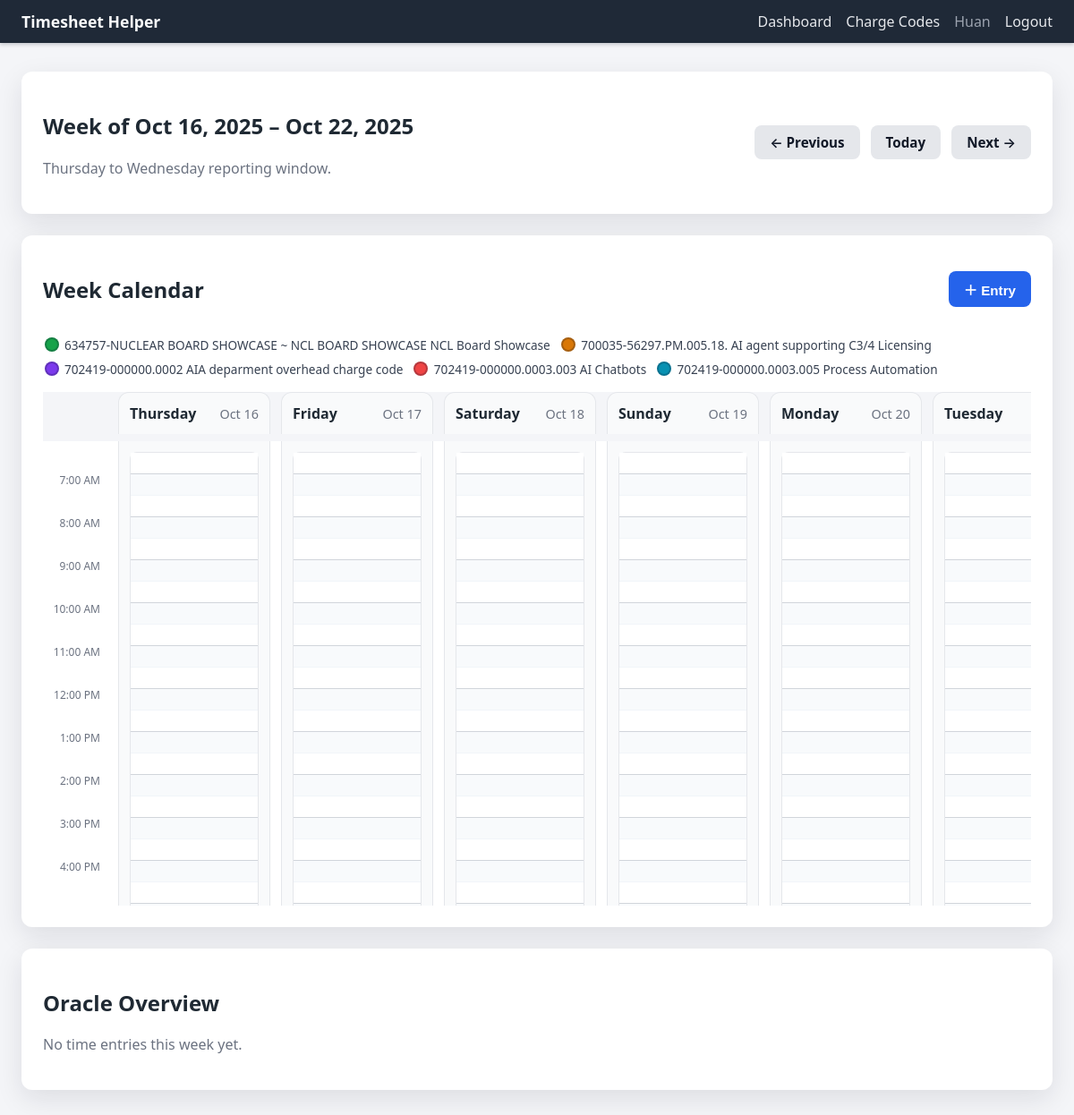
The app's page /dashboard?date=2025-10-16 (signed in) with its own data.
### tables this page shows
CREATE TABLE users (
                id INTEGER PRIMARY KEY AUTOINCREMENT,
                email TEXT UNIQUE NOT NULL,
                name TEXT NOT NULL,
                password_hash TEXT NOT NULL,
                created_at TEXT NOT NULL
            );

CREATE TABLE charge_codes (
                id INTEGER PRIMARY KEY AUTOINCREMENT,
                user_id INTEGER NOT NULL,
                project_number TEXT NOT NULL,
                task_number TEXT NOT NULL,
                description TEXT NOT NULL DEFAULT '', is_active INTEGER NOT NULL DEFAULT 1,
                UNIQUE(user_id, project_number, task_number),
                FOREIGN KEY(user_id) REFERENCES users(id) ON DELETE CASCADE
            );

### app.py (the view)
    @app.route("/dashboard")
    def dashboard():
        if g.user is None:
            return redirect(url_for("login"))
        anchor = request.args.get("date")
        try:
            anchor_date = datetime.strptime(anchor, "%Y-%m-%d").date() if anchor else date.today()
        except ValueError:
            anchor_date = date.today()
        week_start, week_end = calculate_week_bounds(anchor_date)
        entries = fetch_time_entries(g.user["id"], week_start, week_end)
        raw_codes = list_charge_codes(g.user["id"])
        color_count = len(CHARGE_COLOR_CLASSES) or 1
        charge_color_map: Dict[int, str] = {}
        active_charge_codes = []
        for index, row in enumerate(raw_codes):
            color_class = CHARGE_COLOR_CLASSES[index % color_count]
            charge_color_map[row["id"]] = color_class
            if row["is_active"]:
                active_charge_codes.append(
                    {
                        "id": row["id"],
                        "project_number": row["project_number"],
                        "task_number": row["task_number"],
                        "description": row["description"],
                        "color_class": color_class,
                    }
                )
        display_start_minutes = 7 * 60
        display_end_minutes = 18 * 60
        slot_minutes = DEFAULT_CALENDAR_SLOT_MINUTES
        grouped = group_entries_for_calendar(
            entries,
            charge_color_map,
            window_start=display_start_minutes,
            window_end=display_end_minutes,
        )
        overview = build_week_overview(entries, week_start, week_end)
        week_days = [week_start + timedelta(days=i) for i in range(7)]
        prev_week = week_start - timedelta(days=7)
        next_week = week_start + timedelta(days=7)
        today = date.today()
        time_slots = list(range(display_start_minutes, display_end_minutes, slot_minutes))
        slot_count = len(time_slots)
        return render_template(
            "dashboard.html",
            user=g.user,
            week_start=week_start,
            week_end=week_end,
            calendar_entries=grouped,
            overview=overview,
            charge_codes=active_charge_codes,
            week_days=week_days,
            anchor_date=anchor_date,
            prev_week=prev_week,
            next_week=next_week,
            today=today,
            time_slots=time_slots,
            calendar_slot_minutes=slot_minutes,
            slot_count=slot_count,
            slot_height=DEFAULT_CALENDAR_SLOT_HEIGHT,
            display_start_minutes=display_start_minutes,
        )

### templates/dashboard.html (shortened to what this page needs)
{% extends "base.html" %}
{% block content %}
<section class="card">
    <header class="card-header">
        <div>
            <h1>Week of {{ week_start.strftime('%b %d, %Y') }} – {{ week_end.strftime('%b %d, %Y') }}</h1>
            <p class="muted">Thursday to Wednesday reporting window.</p>
        </div>
        <div class="week-nav">
            <a class="btn secondary" href="{{ url_for('dashboard', date=prev_week.isoformat()) }}">&larr; Previous</a>
            <a class="btn secondary" href="{{ url_for('dashboard', date=today.isoformat()) }}">Today</a>
            <a class="btn secondary" href="{{ url_for('dashboard', date=next_week.isoformat()) }}">Next &rarr;</a>
        </div>
    </header>
</section>
<section class="card calendar-card">
    <header class="calendar-header">
        <h2>Week Calendar</h2>
        <button type="button"
                class="btn primary"
                id="add-entry-button"
                {% if not charge_codes %}disabled{% endif %}>
            ＋ Entry
        </button>
    </header>
    {% if charge_codes %}
        <div class="calendar-scroll">
            <div class="charge-legend">
                {% for code in charge_codes %}
                <span class="legend-item">
                    <span class="legend-swatch {{ code.color_class }}"></span>
                    <span class="legend-label">{{ code.project_number }}-{{ code.task_number }} {{ code.description }}</span>
                </span>
                {% endfor %}
            </div>
            <div class="calendar-headings">
                <div class="spacer"></div>
                {% for day in week_days %}
                <div class="calendar-day-heading">
                    <span class="day-name">{{ day.strftime('%A') }}</span>
                    <span class="day-date">{{ day.strftime('%b %d') }}</span>
                </div>
                {% endfor %}
            </div>
            <div class="calendar-grid" data-interval="{{ calendar_slot_minutes }}" style="--slot-height: {{ slot_height }}px;">
                <div class="time-labels" style="grid-template-rows: repeat({{ slot_count }}, var(--slot-height));">
                    {% for minute in time_slots %}
                    <div class="time-label">
                        {% if minute % 60 == 0 %}
                        {{ minute|minutes_to_ampm }}
                        {% endif %}
                    </div>
                    {% endfor %}
                </div>
                {% for day in week_days %}
                {% set day_key = day.isoformat() %}
                <div class="calendar-day" data-date="{{ day_key }}">
                    <div class="calendar-body" style="--slot-count: {{ slot_count }};">
                        <div class="slot-column" style="grid-template-rows: repeat({{ slot_count }}, var(--slot-height));">
                            {% for minute in time_slots %}
                            <div class="time-slot {% if minute % 60 == 0 %}hour{% endif %}"
                                 data-date="{{ day_key }}"
                                 data-minute="{{ minute }}"
                                 data-time-label="{{ minute|minutes_to_label }}">
                            </div>
                            {% endfor %}
                        </div>
                        <div class="entries-layer">
                        </div>
                    </div>
                </div>
                {% endfor %}
            </div>
        </div>
    {% else %}
    <p class="muted">
        Add a charge code before logging time.
        <a href="{{ url_for('charge_codes') }}">Manage charge codes</a>.
    </p>
    {% endif %}
</section>
<section class="card overview-card">
    <h2>Oracle Overview</h2>
    {% if overview.rows %}
    <div class="table-container">
        <table class="data-table">
            <thead>
                <tr>
                    <th>Charge Code</th>
                    {% for day in week_days %}
                    <th>{{ day.strftime('%a %m/%d') }}</th>
                    {% endfor %}
                    <th>Total</th>
                </tr>
            </thead>
            <tbody>
                {% for row in overview.rows %}
                <tr>
                    <td class="charge-label">{{ row.label }}</td>
                    {% for day in week_days %}
                    {% set day_key = day.isoformat() %}
                    {% set cell = row.cells[day_key] %}
                    <td>
                        <div class="hours">{{ cell.hours }}</div>
                        <div class="cell-actions{% if not cell.hours %} hidden{% endif %}">
                            <button type="button"
                                    class="icon-btn comment-toggle"
                                    title="View activity details"
                                    data-comments='{{ cell.comments | tojson | e }}'
                                    data-details='{{ cell.details | tojson | e }}'
                                    data-day-label="{{ day.strftime('%a %m/%d') }}"
                                    data-charge-label="{{ row.label }}">
                                <img src="{{ url_for('static', filename='icons/view.svg') }}" alt="View" class="icon-img">
                            </button>
                            <button type="button"
                                    class="icon-btn copy-cell"
                                    title="Copy activity"
                                    data-copy-comments='{{ cell.comments | tojson | e }}'>
                                <img src="{{ url_for('static', filename='icons/copy.svg') }}" alt="Copy" class="icon-img">
                            </button>
                        </div>
                    </td>
                    {% endfor %}
                    <td class="total">{{ row.total }}</td>
                </tr>
                {% endfor %}
            </tbody>
            <tfoot>
                <tr>
                    <th>Total</th>
                    {% for day in week_days %}
                    <th>{{ overview.day_totals[day.isoformat()] }}</th>
                    {% endfor %}
                    <th>{{ overview.week_total }}</th>
                </tr>
            </tfoot>
        </table>
    </div>
    {% else %}
    <p class="muted">No time entries this week yet.</p>
    {% endif %}
</section>
{% endblock %}

### templates/base.html (shortened to what this page needs)
<!doctype html>
<html lang="en">
<head>
    <link rel="stylesheet" href="{{ url_for('static', filename='style.css') }}">
</head>
<body>
<header class="app-header">
    <nav class="nav-bar">
        <div class="brand">
            <a href="{{ url_for('dashboard') }}">Timesheet Helper</a>
        </div>
        <div class="nav-links">
            {% if g.user %}
            <a href="{{ url_for('dashboard') }}">Dashboard</a>
            <a href="{{ url_for('charge_codes') }}">Charge Codes</a>
            <span class="user-name">{{ g.user['name'] }}</span>
            <a href="{{ url_for('logout') }}">Logout</a>
            {% else %}
            <a href="{{ url_for('login') }}">Login</a>
            <a href="{{ url_for('register') }}">Register</a>
            {% endif %}
        </div>
    </nav>
</header>
<main class="app-container">
    {% block content %}{% endblock %}
</main>
</body>
</html>

### records on screen
users: user.name "Huan"
charge_codes: project_number "634757", task_number "NUCLEAR BOARD SHOWCASE ~ NCL BOARD SHOWCASE", description "NCL Board Showcase"
charge_codes: project_number "700035", task_number "56297.PM.005.18.", description "AI agent supporting C3/4 Licensing"
charge_codes: project_number "702419", task_number "000000.0002", description "AIA deparment overhead charge code"
charge_codes: project_number "702419", task_number "000000.0003.003", description "AI Chatbots"
charge_codes: project_number "702419", task_number "000000.0003.005", description "Process Automation"

### other values on screen
{{ week_start.strftime('%b %d, %Y') }} "Oct 16, 2025"
{{ week_end.strftime('%b %d, %Y') }} "Oct 22, 2025"
{{ day.strftime('%A') }} "Thursday" "Friday" "Saturday" "Sunday" "Monday" "Tuesday"
{{ day.strftime('%b %d') }} "Oct 16" "Oct 17" "Oct 18" "Oct 19" "Oct 20"
{{ minute|minutes_to_ampm }} "7:00 AM" "8:00 AM" "9:00 AM" "10:00 AM" "11:00 AM" "12:00 PM" "1:00 PM" "2:00 PM" "3:00 PM" "4:00 PM"
